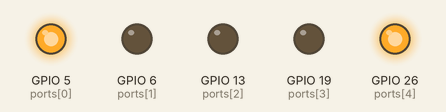
This program was run on a simulated Raspberry Pi (BCM pin numbers). Shown: output pins drawn as LEDs (lit = HIGH).

Above: at 0.05 s.
At 1.57 s:
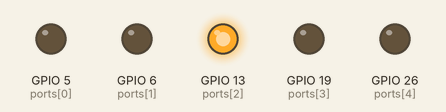
At 2.85 s:
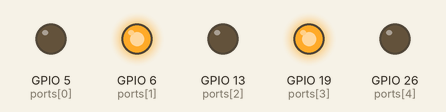
Timing chart, 0 to 3.1 s (numbered marks = the images above):
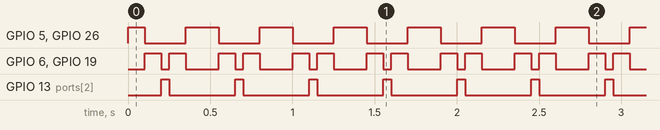

The program:

led5_improved.py
```python
#5つのLEDを光らせるプログラム
#GPIOなどの必要なモジュールを宣言
import RPi.GPIO as GPIO
import time, sys

#GPIOの初期化
GPIO.setmode(GPIO.BCM) #BCMモードに設定
#各ポートをOUTに設定
ports = [5,6,13,19,26];
for i in ports:
    GPIO.setup(i, GPIO.OUT)
    GPIO.output(i, GPIO.HIGH)

#特定箇所のポートだけを光らせる
def led_on(no):
    for i, port in enumerate(ports):
        if no == i:
            v = GPIO.HIGH
        elif 4 - no == i:
            v = GPIO.HIGH
        else:
            v = GPIO.LOW
        GPIO.output(port, v)
def led_time(ti):
    if ti == 2:
        time.sleep(0.05)
    else:
        time.sleep(0.1)

#ずっと繰り返す
while True:
    try:
        for i in range(0, 5):
            led_on(i)
            led_time(i) #待つ
        for i in range(4, -1, -1):
            led_on(i)
            led_time(i) #待つ
    except KeyboardInterrupt:
        # Ctrl+Cが押されたとき
        GPIO.cleanup()
        sys.exit()
        
```

Measured:
- by itself, GPIO 5 (ports[0]), GPIO 26 (ports[4]): alternates HIGH for 0.20 s and LOW for 0.25 s
- by itself, GPIO 6 (ports[1]), GPIO 19 (ports[3]): repeats every 0.45 s: LOW 0.05 s, HIGH 0.10 s, LOW 0.20 s, HIGH 0.10 s
- by itself, GPIO 13 (ports[2]): alternates HIGH for 0.05 s and LOW for 0.40 s
